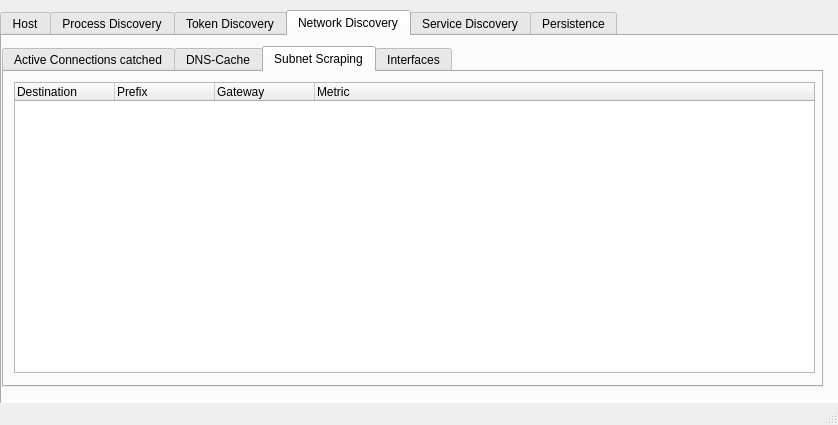
<?xml version="1.0" encoding="UTF-8"?>
<ui version="4.0">
 <class>MainWindow</class>
 <widget class="QMainWindow" name="MainWindow">
  <property name="geometry">
   <rect>
    <x>0</x>
    <y>0</y>
    <width>838</width>
    <height>425</height>
   </rect>
  </property>
  <property name="windowTitle">
   <string>Blue Bear</string>
  </property>
  <widget class="QWidget" name="centralwidget">
   <widget class="QTabWidget" name="tabWidget">
    <property name="geometry">
     <rect>
      <x>0</x>
      <y>10</y>
      <width>861</width>
      <height>711</height>
     </rect>
    </property>
    <property name="currentIndex">
     <number>3</number>
    </property>
    <widget class="QWidget" name="tab">
     <attribute name="title">
      <string>Host</string>
     </attribute>
     <widget class="QLabel" name="label">
      <property name="geometry">
       <rect>
        <x>10</x>
        <y>10</y>
        <width>121</width>
        <height>21</height>
       </rect>
      </property>
      <property name="font">
       <font>
        <family>Consolas</family>
        <bold>true</bold>
       </font>
      </property>
      <property name="text">
       <string>Host Information</string>
      </property>
     </widget>
     <widget class="QTableWidget" name="tableWidget">
      <property name="geometry">
       <rect>
        <x>10</x>
        <y>50</y>
        <width>791</width>
        <height>291</height>
       </rect>
      </property>
      <property name="font">
       <font>
        <family>Consolas</family>
        <bold>true</bold>
       </font>
      </property>
      <property name="lineWidth">
       <number>5</number>
      </property>
      <property name="midLineWidth">
       <number>0</number>
      </property>
      <property name="editTriggers">
       <set>QAbstractItemView::EditTrigger::NoEditTriggers</set>
      </property>
      <attribute name="horizontalHeaderCascadingSectionResizes">
       <bool>false</bool>
      </attribute>
      <attribute name="horizontalHeaderDefaultSectionSize">
       <number>130</number>
      </attribute>
      <attribute name="verticalHeaderCascadingSectionResizes">
       <bool>false</bool>
      </attribute>
      <attribute name="verticalHeaderShowSortIndicator" stdset="0">
       <bool>false</bool>
      </attribute>
      <attribute name="verticalHeaderStretchLastSection">
       <bool>false</bool>
      </attribute>
      <row>
       <property name="text">
        <string/>
       </property>
      </row>
      <row>
       <property name="text">
        <string/>
       </property>
      </row>
      <row>
       <property name="text">
        <string/>
       </property>
      </row>
      <row>
       <property name="text">
        <string/>
       </property>
      </row>
      <row>
       <property name="text">
        <string/>
       </property>
      </row>
      <row>
       <property name="text">
        <string/>
       </property>
      </row>
      <column>
       <property name="text">
        <string>Hostname</string>
       </property>
      </column>
      <column>
       <property name="text">
        <string>Windows Version/Build</string>
       </property>
      </column>
      <column>
       <property name="text">
        <string>Architecture</string>
       </property>
      </column>
      <column>
       <property name="text">
        <string>Domain/Workgroup</string>
       </property>
      </column>
      <column>
       <property name="text">
        <string>Users Found</string>
       </property>
      </column>
      <column>
       <property name="text">
        <string>System Uptime</string>
       </property>
      </column>
      <item row="0" column="0">
       <property name="text">
        <string/>
       </property>
      </item>
      <item row="0" column="1">
       <property name="text">
        <string>gf</string>
       </property>
      </item>
      <item row="0" column="2">
       <property name="text">
        <string>gf</string>
       </property>
      </item>
      <item row="0" column="3">
       <property name="text">
        <string>No Domain Found!</string>
       </property>
      </item>
      <item row="0" column="4">
       <property name="text">
        <string>N/A</string>
       </property>
      </item>
     </widget>
    </widget>
    <widget class="QWidget" name="tab_2">
     <attribute name="title">
      <string>Process Discovery</string>
     </attribute>
     <widget class="QTreeWidget" name="tableWidget_2">
      <property name="geometry">
       <rect>
        <x>10</x>
        <y>10</y>
        <width>801</width>
        <height>331</height>
       </rect>
      </property>
      <property name="columnCount">
       <number>3</number>
      </property>
      <column>
       <property name="text">
        <string>Process </string>
       </property>
      </column>
      <column>
       <property name="text">
        <string>PID</string>
       </property>
      </column>
      <column>
       <property name="text">
        <string>Modules/DLL's</string>
       </property>
      </column>
     </widget>
    </widget>
    <widget class="QWidget" name="tab_3">
     <attribute name="title">
      <string>Token Discovery</string>
     </attribute>
     <widget class="QTreeWidget" name="treeWidget">
      <property name="geometry">
       <rect>
        <x>10</x>
        <y>10</y>
        <width>811</width>
        <height>331</height>
       </rect>
      </property>
      <column>
       <property name="text">
        <string notr="true">Process</string>
       </property>
      </column>
      <column>
       <property name="text">
        <string>PID</string>
       </property>
      </column>
      <column>
       <property name="text">
        <string>SeImpersonatePrivilege?</string>
       </property>
      </column>
      <column>
       <property name="text">
        <string>SeDebugPrivilege?</string>
       </property>
      </column>
      <column>
       <property name="text">
        <string>Token-Owner</string>
       </property>
      </column>
      <column>
       <property name="text">
        <string>Integrity Level</string>
       </property>
      </column>
     </widget>
    </widget>
    <widget class="QWidget" name="tab_4">
     <attribute name="title">
      <string>Network Discovery</string>
     </attribute>
     <widget class="QTabWidget" name="tabWidget_2">
      <property name="geometry">
       <rect>
        <x>0</x>
        <y>10</y>
        <width>821</width>
        <height>341</height>
       </rect>
      </property>
      <property name="currentIndex">
       <number>2</number>
      </property>
      <widget class="QWidget" name="tab_7">
       <attribute name="title">
        <string>Active Connections catched</string>
       </attribute>
       <widget class="QTreeWidget" name="treeWidget_2">
        <property name="geometry">
         <rect>
          <x>10</x>
          <y>10</y>
          <width>801</width>
          <height>291</height>
         </rect>
        </property>
        <column>
         <property name="text">
          <string>Local IP</string>
         </property>
        </column>
        <column>
         <property name="text">
          <string>Local Port</string>
         </property>
        </column>
        <column>
         <property name="text">
          <string>Remote IP</string>
         </property>
        </column>
        <column>
         <property name="text">
          <string>Remote Port</string>
         </property>
        </column>
        <column>
         <property name="text">
          <string>State</string>
         </property>
        </column>
        <column>
         <property name="text">
          <string>Process</string>
         </property>
        </column>
        <column>
         <property name="text">
          <string>PID</string>
         </property>
        </column>
       </widget>
      </widget>
      <widget class="QWidget" name="tab_8">
       <attribute name="title">
        <string>DNS-Cache</string>
       </attribute>
       <widget class="QPlainTextEdit" name="plainTextEdit">
        <property name="geometry">
         <rect>
          <x>10</x>
          <y>10</y>
          <width>801</width>
          <height>291</height>
         </rect>
        </property>
       </widget>
      </widget>
      <widget class="QWidget" name="tab_9">
       <attribute name="title">
        <string>Subnet Scraping</string>
       </attribute>
       <widget class="QTreeWidget" name="treeWidget_3">
        <property name="geometry">
         <rect>
          <x>10</x>
          <y>10</y>
          <width>801</width>
          <height>291</height>
         </rect>
        </property>
        <column>
         <property name="text">
          <string>Destination </string>
         </property>
        </column>
        <column>
         <property name="text">
          <string>Prefix</string>
         </property>
        </column>
        <column>
         <property name="text">
          <string>Gateway</string>
         </property>
        </column>
        <column>
         <property name="text">
          <string>Metric</string>
         </property>
        </column>
       </widget>
      </widget>
      <widget class="QWidget" name="tab_10">
       <attribute name="title">
        <string>Interfaces</string>
       </attribute>
      </widget>
     </widget>
    </widget>
    <widget class="QWidget" name="tab_5">
     <attribute name="title">
      <string>Service Discovery</string>
     </attribute>
    </widget>
    <widget class="QWidget" name="tab_6">
     <attribute name="title">
      <string>Persistence</string>
     </attribute>
    </widget>
   </widget>
  </widget>
  <widget class="QMenuBar" name="menubar">
   <property name="geometry">
    <rect>
     <x>0</x>
     <y>0</y>
     <width>838</width>
     <height>21</height>
    </rect>
   </property>
  </widget>
  <widget class="QStatusBar" name="statusbar"/>
 </widget>
 <resources/>
 <connections/>
</ui>
